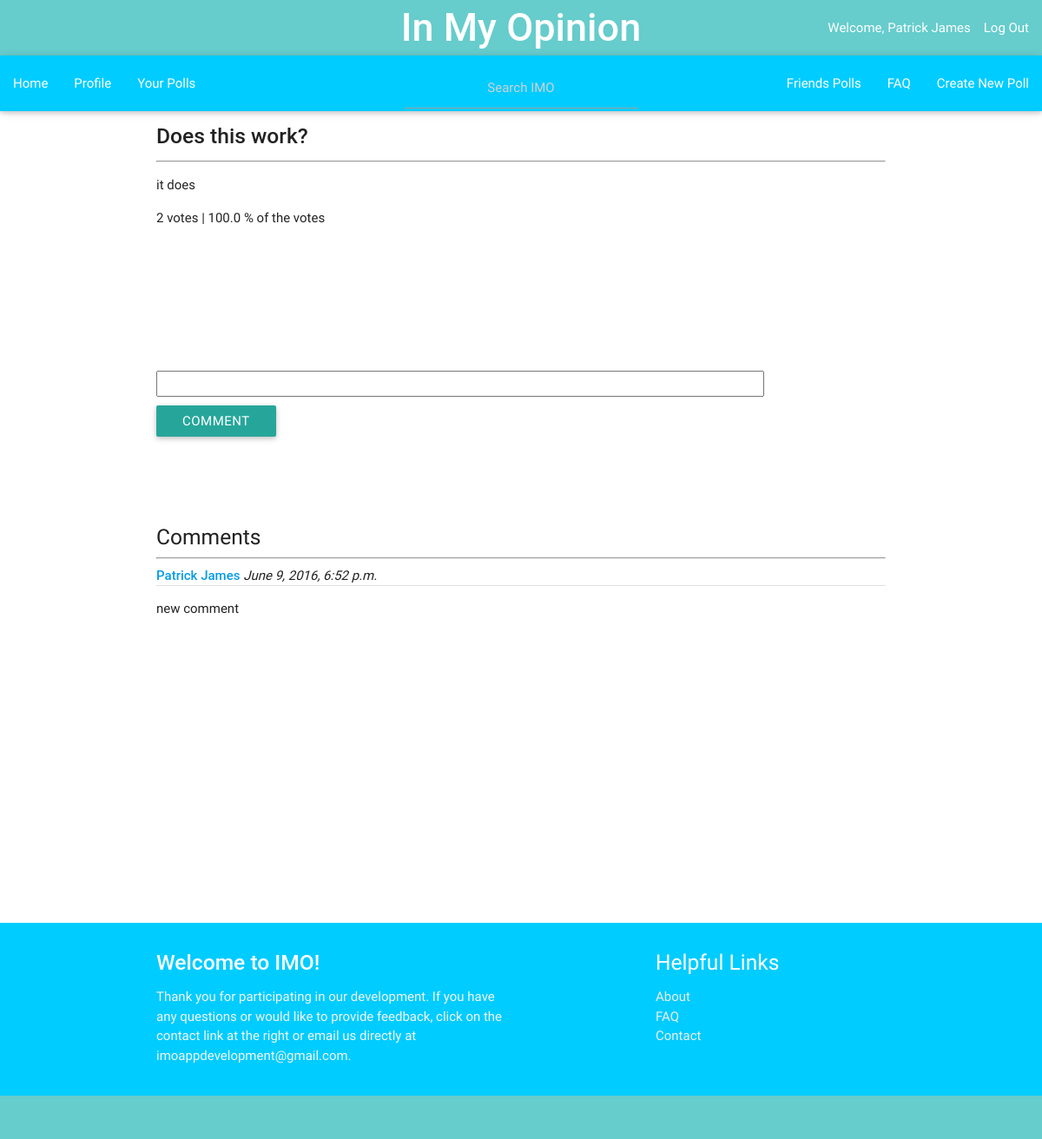
/imo_app/150/results/ (signed in), run on the app's committed database.
### imo_app/models.py (models this page shows, shortened)
class Question(models.Model):
    author = models.ForeignKey(UserProfile, on_delete=models.CASCADE)
    author_name = models.CharField(max_length=200, default='')
    question_text = models.CharField(max_length=200)
    description = models.TextField(default = '')
    category = models.CharField(max_length=50, default='')
    pub_date = models.DateTimeField('date published')
    choice1 = models.CharField(null=True, blank=True, default = '', max_length = 200)
    image1 = models.ImageField(null=True, blank=True)
    choice2 = models.CharField(null=True, blank=True, default = '', max_length = 200)
    image2 = models.ImageField(null=True, blank=True)
    choice3 = models.CharField(null=True, blank=True, default = '', max_length = 200)
    image3 = models.ImageField(null=True, blank=True)
    total_votes = models.IntegerField(default = 1)
    class Meta:
        ordering = ['-pub_date']

class Choice(models.Model):
    question = models.ForeignKey(Question, on_delete=models.CASCADE)
    image = models.ImageField(null=True, blank=True)
    choice_text = models.CharField(max_length=200)
    votes = models.IntegerField(default=0)
    percentage = models.FloatField(default=0)

class Comment(models.Model):
    question = models.ForeignKey(Question, on_delete=models.CASCADE)
    author = models.ForeignKey(UserProfile, on_delete=models.CASCADE)
    comment_text = models.CharField(max_length=1000, default = '')
    pub_date = models.DateTimeField('date published')
    class Meta:
        ordering = ['-pub_date']

class UserProfile(models.Model):
    user = models.OneToOneField(User)
    name = models.CharField(max_length=200, default='')
    gender = models.CharField(default='', blank=True, max_length=15)
    picture = models.ImageField(blank=True, null=True, default='')
    birthday = models.DateField(blank=True, null=True)
    about = models.TextField(null = True, blank = True, default='')
    motto = models.CharField(max_length=200, null = True, blank=True, default='')
    total_friends = models.IntegerField(default=0)
    sponsor = models.BooleanField(default=False)

### imo_app/views.py (the view)
# urls.py: url(r'^(?P<question_id>[0-9]+)/results/$', views.results, name = 'results'),
@login_required
def results(request, question_id):
    q = Question.objects.get(id = question_id)
    c = Comment.objects.filter(question=q)
    author = q.author.user.username
    if (author == request.user.username):
        check_author = '1'
    else:
        check_author = ''
    choices = Choice.objects.filter(question = q)
    for i in choices:
        i.percentage = round((i.votes / q.total_votes) * 100, 2)
    context = {'question':q, 'choices': choices, 'comments': c, 'check_author': check_author}
    return render(request, 'imo_app/results.html', context)

### imo_app/templates/imo_app/results.html (shortened to what this page needs)
{% extends "imo_app/base.html" %}
{% block content %}
  <p><h5><strong>{{question.question_text}}</strong></h5></p>
  <hr></hr>
  {% for c in choices %}
      {% if c.choice_text or c.image != '' %}
      <p>{{ c.choice_text }}<p> {{c.votes}} votes | {{ c.percentage }} % of the votes</p></p>
      {% endif %}
      <br></br>
  {% endfor %}
  <form action="{% url 'imo_app:add_comment' question.id %}" method="post">
  <p><input type="TextArea" style = "height:30px; width:700px" class = 'comment_text' value="" name='comment_text'/></p>
  <input type="submit" value="Comment" class='btn' size=50%; />
  </form>
  <br></br>
  <br></br>
  <h5> Comments </h5>
      <hr>
  {% for i in comments %}
      <div class="Comments">
          <a href="{% url 'imo_app:view_profile' i.author.id %}"><div class="date"><strong>{{ i.author.name }}</strong></a> <i>{{ i.pub_date }}</i></div>
          <div class="divider"></div>
          <p>{{ i.comment_text }}</p>
          <br></br>
      </div>
  {% empty %}
      <p>No comments here yet :(</p>
  {% endfor %}
<br></br>
<br></br>
<br></br>
{% endblock content %}

### imo_app/templates/imo_app/base.html (shortened to what this page needs)
<!DOCTYPE html>
{% load staticfiles %}
<html>
  <head>
    <link rel="stylesheet" type="text/css" href="{% static 'imo_app/css/imo.css' %}" />
    <link rel="stylesheet" type="text/css" href="{% static 'materialize/css/materialize.min.css' %}" />
  </head>
  <body>
  <div class = "navbar-fixed">
    <nav>
      <div class="nav-wrapper" style="background-color: #66CCCC">
      <ul class="right hide-on-med-and-down">
        <a href = "{% url 'imo_app:index' %}" class="brand-logo center" style="font-size: 45px"><strong>In My Opinion</strong></a>
        {% if user.is_authenticated %}
          <li>Welcome, {{ user.first_name }} {{user.last_name}}</li>
          <li><a href = "{% url 'imo_app:user_logout' %}">Log Out</a></li>
        {% else %}
            <li><a href = "{% url 'imo_app:view_registration' %}" style='width:100px'>Register</a></li>
            <li><a href = "{% url 'imo_app:view_login' %}" style='width:100px'>Login</a></li>
          </ul>
        {% endif %}
      </div>
    </div>
    <div class = "navbar-fixed">
    <nav>
        <div class="nav-wrapper" style="background-color: #00CCFF">
          {% if user.is_authenticated %}
          <a class="brand-logo center">
          <form action="{% url 'imo_app:search' %}" method="GET">
          <input type='text' style="width: 270px" class = "center-align" name='a' placeholder='Search IMO' value='{{ request.GET.a }}'  />
          </form>
          </a>
          {% endif %}
          {% if user.is_authenticated %}
          <ul id="nav-mobile" class="left hide-on-med-and-down" size="250%">
            <li><a href="{% url 'imo_app:index' %}">Home</a></li>
            <li><a href="{% url 'imo_app:profile' %}">Profile</a></li>
            <li><a href="{% url 'imo_app:your_posts' %}">Your Polls</a></li>
          </ul>
          <ul id="nav-mobile" class="right hide-on-med-and-down">
            <li><a href="{% url 'imo_app:friends_polls' %}">Friends Polls</a></li>
            <li><a href="{% url 'imo_app:faq' %}">FAQ</a></li>
            <li><a href="{% url 'imo_app:view_newentry' %}">Create New Poll</a></li>
          {% endif %}
          </ul>
        </div>
      </nav>
    </div>
    <div class="container">
      {% block content %}
      {% endblock %}
      <br></br>
      <br></br>
      <br></br>
    <footer class="page-footer" style="background-color: #00CCFF">
      <div class="container" >
        <div class="row">
          <div class="col l6 s12">
            <h5 class="white-text"><strong>Welcome to IMO!</strong></h5>
            <p class="grey-text text-lighten-4">Thank you for participating in our development.
            If you have any questions or would like to provide feedback,
            click on the contact link at the right or email us directly at imoappdevelopment@gmail.com.</p>
          </div>
          <div class="col l4 offset-l2 s12">
            <h5 class="white-text">Helpful Links</h5>
            <ul>
              <li><a class="grey-text text-lighten-3" href="{% url 'imo_app:about' %}">About</a></li>
              <li><a class="grey-text text-lighten-3" href="{% url 'imo_app:faq' %}">FAQ</a></li>
              <li><a class="grey-text text-lighten-3" href="mailto:imoappdevelopment@gmail.com">Contact</a></li>
            </ul>
          </div>
        </div>
      </div>
      <div class="footer-copyright" style="background-color: #66CCCC">
      </div>
    </footer>
  </body>
</html>

### data on the page
Question: question_text "Does this work?"
Choice: choice_text "it does", votes "2", percentage "100.0"
Comment: author.name "Patrick James", pub_date "June 9, 2016, 6:52 p.m.", comment_text "new comment"

### other printed values
{{ user.first_name }} "Patrick"
{{ user.last_name }} "James"
